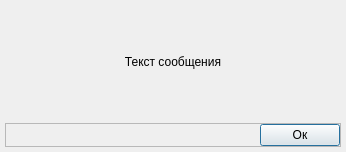
<?xml version="1.0" encoding="UTF-8"?>
<ui version="4.0">
 <class>DialogNotification</class>
 <widget class="QDialog" name="DialogNotification">
  <property name="geometry">
   <rect>
    <x>0</x>
    <y>0</y>
    <width>346</width>
    <height>152</height>
   </rect>
  </property>
  <property name="windowTitle">
   <string>Уведомление</string>
  </property>
  <property name="windowIcon">
   <iconset resource="../../../icons/icons.qrc">
    <normaloff>:/icons/main/info.png</normaloff>:/icons/main/info.png</iconset>
  </property>
  <layout class="QVBoxLayout" name="verticalLayout">
   <property name="spacing">
    <number>5</number>
   </property>
   <property name="leftMargin">
    <number>5</number>
   </property>
   <property name="topMargin">
    <number>5</number>
   </property>
   <property name="rightMargin">
    <number>5</number>
   </property>
   <property name="bottomMargin">
    <number>5</number>
   </property>
   <item>
    <widget class="QLabel" name="label_main_text">
     <property name="sizePolicy">
      <sizepolicy hsizetype="Expanding" vsizetype="Expanding">
       <horstretch>0</horstretch>
       <verstretch>0</verstretch>
      </sizepolicy>
     </property>
     <property name="cursor">
      <cursorShape>ArrowCursor</cursorShape>
     </property>
     <property name="text">
      <string>Текст сообщения</string>
     </property>
     <property name="alignment">
      <set>Qt::AlignCenter</set>
     </property>
     <property name="wordWrap">
      <bool>true</bool>
     </property>
    </widget>
   </item>
   <item>
    <widget class="QFrame" name="frame_button">
     <property name="frameShape">
      <enum>QFrame::StyledPanel</enum>
     </property>
     <property name="frameShadow">
      <enum>QFrame::Raised</enum>
     </property>
     <layout class="QHBoxLayout" name="horizontalLayout">
      <property name="spacing">
       <number>10</number>
      </property>
      <property name="leftMargin">
       <number>0</number>
      </property>
      <property name="topMargin">
       <number>0</number>
      </property>
      <property name="rightMargin">
       <number>0</number>
      </property>
      <property name="bottomMargin">
       <number>0</number>
      </property>
      <item>
       <spacer name="horizontalSpacer">
        <property name="orientation">
         <enum>Qt::Horizontal</enum>
        </property>
        <property name="sizeHint" stdset="0">
         <size>
          <width>40</width>
          <height>10</height>
         </size>
        </property>
       </spacer>
      </item>
      <item>
       <widget class="QPushButton" name="pushButton_ok">
        <property name="cursor">
         <cursorShape>PointingHandCursor</cursorShape>
        </property>
        <property name="focusPolicy">
         <enum>Qt::StrongFocus</enum>
        </property>
        <property name="text">
         <string>Ок</string>
        </property>
       </widget>
      </item>
     </layout>
    </widget>
   </item>
  </layout>
 </widget>
 <resources>
  <include location="../../../icons/icons.qrc"/>
 </resources>
 <connections/>
</ui>
